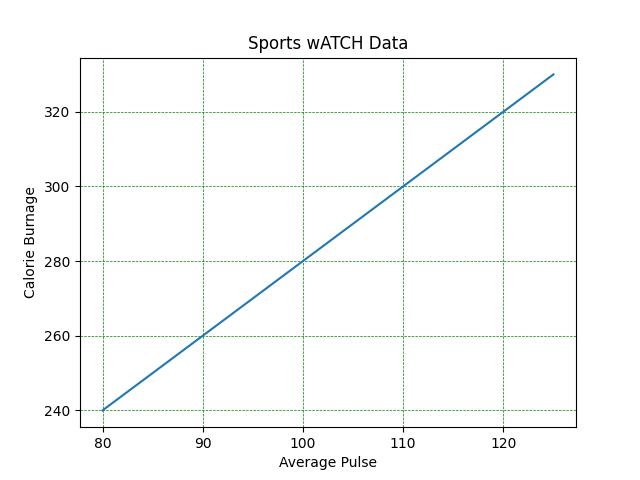

Here is the Python script that generated this plot:
import matplotlib.pyplot as plt
x=[80,85,90,95,100,105,110,115,120,125]
y=[240,250,260,270,280,290,300,310,320,330]
plt.plot(x,y)
plt.title("Sports wATCH Data")
plt.xlabel("Average Pulse")
plt.ylabel("Calorie Burnage")

plt.grid(color='green',linestyle='--',linewidth=0.5)
plt.show()
